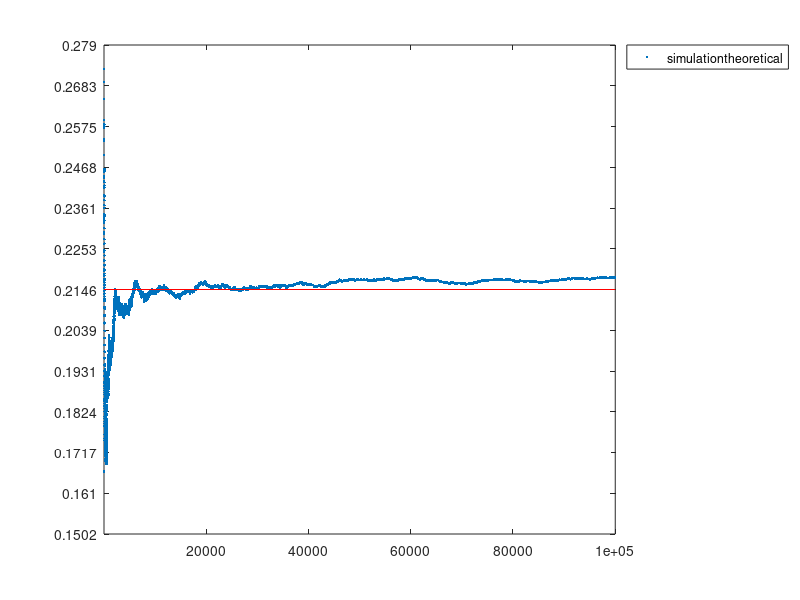

This figure's MATLAB source: (Note: this script raises an error after producing the figure.)
% example 4.1, square w/ inscribed circle - shot outside the circle

clc; clear; clf;

% exact computation
% by hand, favourable area / total area = (1-pi*0.5^2)/1

p_hand=1-pi/4;

% approximate computation
% by simulation:
N=100000;

% N random points on a unit square
sim=cumsum(sum((rand(2,N)-0.5).^2)>0.5^2) ./ (1:N);
plot(1:N, sim, ".", [1,N],[p_hand, p_hand],"r");
axis([1,N,0.7*p_hand, 1.3*p_hand]);
yt=(0.7:0.05:1.3)*p_hand;
yticks(yt);

legend(["simulation", "theoretical"],"Location","northeastoutside");
text(N,p_hand,"  p="+strip(string(rats(p_hand))));
title(sprintf("example 4.1\n square w/ inscribed circle - shot outside the circle"));

